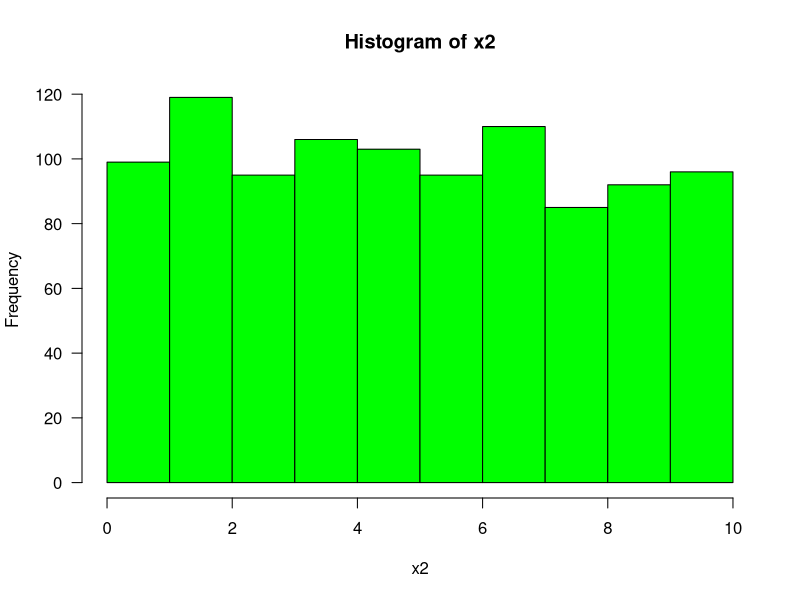
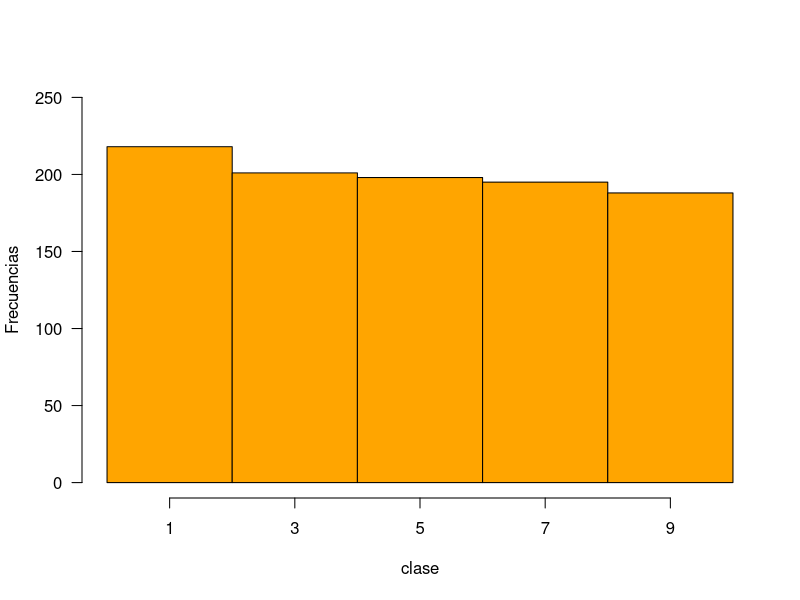
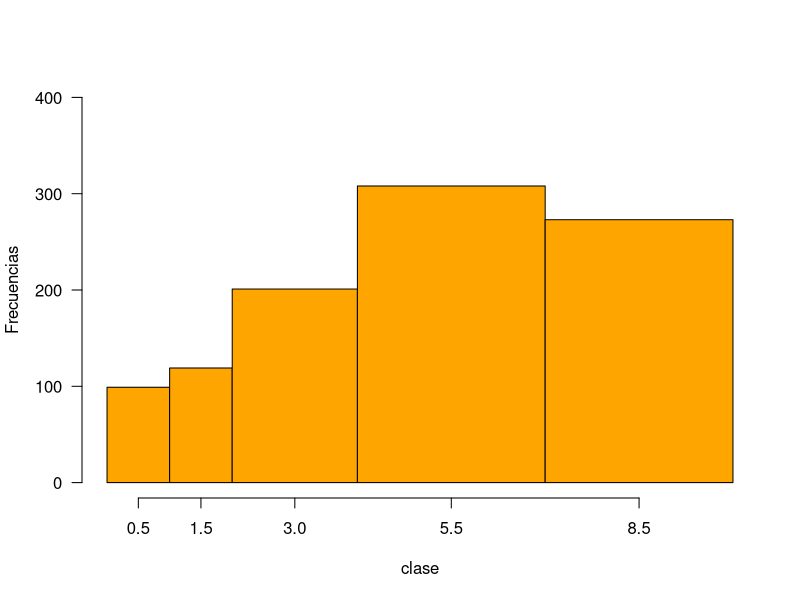
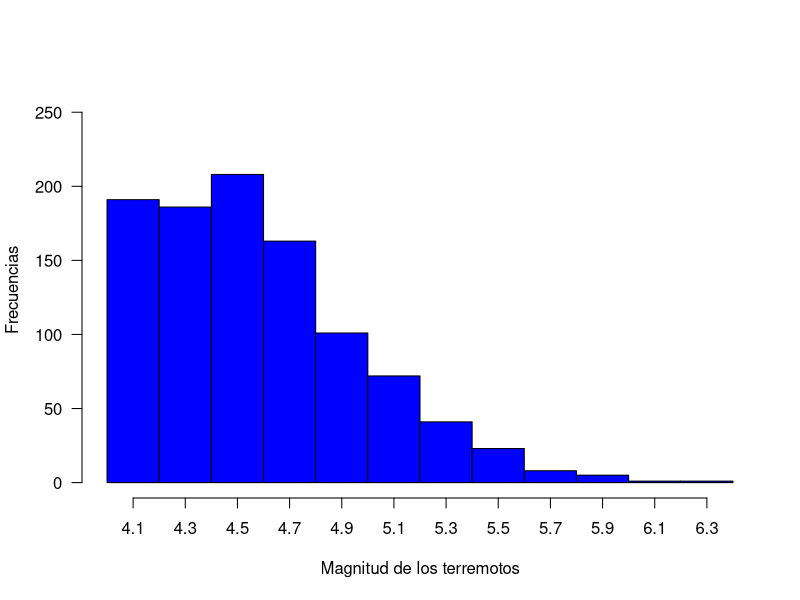
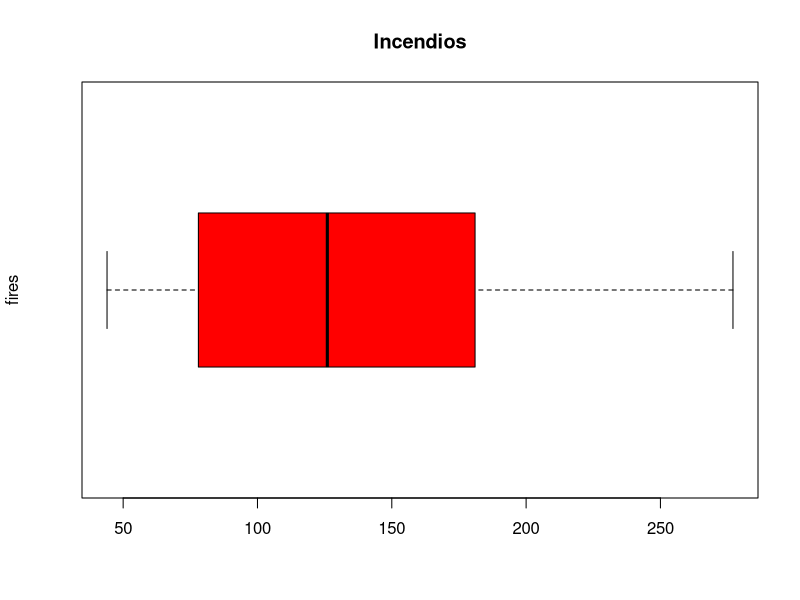

The R script that drew these images, in order:
#Tarea o4: Boxplot e histogramas
#Alumno: Luis Miguel Toribio Ferrer
#Fecha: 28/02/2023


# HISTOGRAMAS -------------------------------------------------------------

# Considere el siguiente conjunto de datos x2 con 1000 números al azar.

set.seed(9875)
size <- 1000
x2 <- round(runif(n = size, min = 0, max = 10), 2)

# Incluir los siguientes intervalos de clase y personalizas con los puntos medios de cada intervalo de clasemids:

# [0, 2)[2, 4)[4, 6)[6, 8)[8, 10)

diam_hist <- hist(x2, las = 1, col ='green')

diam_hist

h2 <- hist(x2, xaxt = "n",
           breaks = c(0,2,4,6,8,10),
           col = "orange", xlab="clase",
           ylab= "Frecuencias",
           main = "",
           las = 1,
           ylim = c(0,250))

axis(1, h2$mids)

h2
#Incluir los siguientes intervalos de clase y personalizas con los puntosmedios de cada intervalo de clasemids. 

# (0, 1](1, 2](2, 4](4, 7](7, 10]

h3 <- hist(x2, xaxt = "n", freq = TRUE,
           breaks = c(0,1,2,4,7,10),
           col = "orange", xlab="clase",
           ylab= "Frecuencias",
           main = "",
           las = 1,
           ylim = c(0,400))

axis(1, h3$mids)

h3
#¿Cuál distribución parece estar sesgada a la derecha?

# Histograma D

#¿Cuál distribución parece estar sesgada a la izquierda?

# Histograma A

# ¿Cuál distribución parece ser simétrica o en forma de “campana”?

# Histograma C

# ¿Cuál distribución parece ser bimodal?

# Histograma B

# ¿Cuál distribución parece mostrar una falta de intervalos?

# Histograma C


# PROBLEMA 3 --------------------------------------------------------------

data(quakes)

mags <-  hist(quakes$mag, xaxt = "n",# breaks = c(en caso de necesitar aqui se puede especificar)
          col = "blue", 
          xlab="Magnitud de los terremotos",
          ylab= "Frecuencias",
          main = "",
          las = 1,
          ylim = c(0,260))

axis(1, mags$mids)

mags
# ¿Cómo describiría la forma de esta distribución de las magnitudes de los terremotos?

# sesgada a la derecha

# Mencione un intervalo donde ocurren tipicamente las magnitudes.

# (4.4, 4.6)

# Determine el rango de las magnitudes (Range = Max - Min).

range(quakes$mag, na.rm = TRUE)

range(mags$breaks, na.rm = TRUE)

# ¿Qué porcentaje de los terremotos ocurren con magnitud en la clase 5.3 (5.1 : 5.4)?

clase_1 <- subset(quakes, mag>=5.1)
clase_5_3 <- subset(clase_1, mag<= 5.4)

dim(clase_5_3)

((113/1000)*100)

# ¿Qué porcentaje de los terremotos tiene una magnitud igual o mayor a 5.0?

ig_may_5 <- subset(quakes, mag>=5)

dim(ig_may_5)

((198/1000)*100)

# ¿Qué porcentaje de los terremotos tienen una magnitud menor o igual a 4.6?

men_ig_4_6 <- subset(quakes, mag<=4.6)

dim(men_ig_4_6)

((585/1000)*100)

# problema 4 --------------------------------------------------------------

#¿Qué porcentaje de las observaciones en una distribución se encuentran entre el primer y el tercercuartil?

# 50 %

# Problema 5 --------------------------------------------------------------

#¿Cuál especie tiene el diámetro más pequeño?

# c

#¿Cuál especie tiene el diámetro más grande?

# F

#¿Cuál especie tiene el diámetro mínimo más alto?

# F

#¿Cuál especie tiene la mediana de diámetro más pequeña?
  
# C

#¿Cuál especie tiene la mediana de diámetro mas grande?

# H

#¿Cuál especie tiene el menor rango de diámetro?

# F

#Cuál especie tiene el rango intercuantil (Q3-Q1) mas grande?

# C
  
#¿Cuál especie tiene el rango intercuantil (Q3-Q1) mas pequeño?

# F
  
#¿Cuál especie tiene una distribución simétrica?

# H

#¿Cuál especie tiene el sesgo positivo (ver Fig. 2) más marcado ?

# F

# PROBLEMA 6 --------------------------------------------------------------

#Los siguientes datos muestran el número de incendios forestales ocurridos en cada semana en nuestros bosques de México. Los datos son del 01 de enero al 04 de marzo del 2021 de acuerdo con el reportede CONAFOR.

fires <- c(78, 44, 47, 105, 126, 181, 277, 210, 155)
fires

# VALOR MINIMO 

min(fires)

#VALOR MAXIMO 

max(fires)

#RANGO 

range(fires)

#Q1 (25%)

Q1 <- quantile(fires, c(0.25)); Q1

#Q2 (50%)

Q2 <- quantile(fires, c(0.50)); Q2

#Q3 (75%)

Q3 <- quantile(fires, c(0.75)); Q3

# MEDIA 

mean(fires)

# Varianza

var(fires)

# Desviación estándar 

sd(fires)

# Realice un boxplot personalizado con los datos de los incendios.

boxplot(fires, ylab="fires", 
        las = 1, 
        horizontal = TRUE, 
        col="red",
        main = "Incendios")
#Fin

